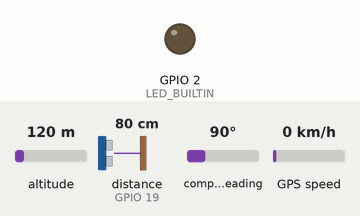
Bench run of a sketch on a simulated ESP32. Shown: output pins drawn as LEDs (lit = HIGH). Wiring (inferred from the names in the program): ultrasonic range finder: trigger GPIO 18; echo GPIO 19. The inputs (shaded band) are chosen by the test bench; at power-on: altitude 120 m, distance to the obstacle (sensor on GPIO 19) 80 cm, compass heading 90°, GPS speed 0 km/h. The echo pulse lasts 58.3 µs per cm; WiFi joins after 1.5 s; servers stay silent unless stated; the GPS gets a fix after 3 s at 37.7749, -122.4194 with 8 satellites; pins used as bus, display or sensor lines are not drawn; what the sketch prints to the serial monitor is not drawn.

Above: at 0.1 s.
At 1.6 s:
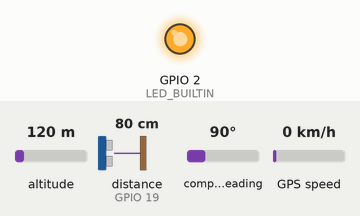
Timing chart, 0 to 3.1 s (numbered marks = the images above):
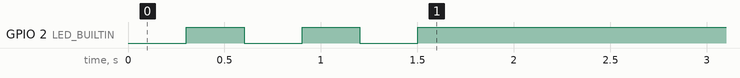

The sketch:

esp32_ultrasonic_gps.ino
```cpp
#include <TinyGPS++.h>
#include <WiFi.h>
#include <Firebase_ESP_Client.h>
#include <addons/TokenHelper.h>
#include <addons/RTDBHelper.h>

#define WIFI_SSID "test"
#define WIFI_PASSWORD "12345678"

#define API_KEY ""
#define DATABASE_URL ""

#define LED_BUILTIN 2

// Define Firebase Data object
FirebaseData fbdo;
FirebaseAuth auth;
FirebaseConfig config;

unsigned long sendDataPrevMillis = 0;
bool signupOK =  false;

#define TRIG_PIN 18
#define ECHO_PIN 19
float distance;
float latitude;     // Storing the Latitude
float longitude;    // Storing the Longitude
float velocity;     // Variable to store the velocity
float sats;         // Variable to store the number of satellites response
String bearing;     // Variable to store orientation or direction of GPS

TinyGPSPlus gps;
#define RXD2 16
#define TXD2 17
HardwareSerial mygps(1);

void setup()
{
  Serial.begin(115200);
  pinMode(TRIG_PIN, OUTPUT);
  pinMode(ECHO_PIN, INPUT);
  pinMode(LED_BUILTIN, OUTPUT);
  mygps.begin(9600, SERIAL_8N1, RXD2, TXD2);
  WiFi.begin(WIFI_SSID, WIFI_PASSWORD);
  Serial.print("Connecting to Wi-Fi");

  while (WiFi.status() != WL_CONNECTED)
  {
    digitalWrite(LED_BUILTIN, LOW);
    Serial.print(".");
    delay(300);
    digitalWrite(LED_BUILTIN, HIGH);
    delay(300);
  }
  Serial.println();
  Serial.print("Connected with IP: ");
  Serial.println(WiFi.localIP());
  Serial.println();
  digitalWrite(LED_BUILTIN, HIGH);

  config.api_key = API_KEY;
  config.database_url = DATABASE_URL;

  /* Sign up */
  if (Firebase.signUp(&config, &auth, "", "")) {
    Serial.println("signUp is ok");
    signupOK = true;
  }
  else {
    Serial.printf("%s\n", config.signer.signupError.message.c_str());
  }

  /* Assign the callback function for the long running token generation task */
  config.token_status_callback = tokenStatusCallback; // see addons/TokenHelper.h

  // Set the database URL again
  config.database_url = DATABASE_URL;

  Firebase.begin(&config, &auth);
  Firebase.reconnectWiFi(true);
}

void loop()
{
  while (mygps.available() > 0)
  {
    // sketch displays information every time a new sentence is correctly encoded.
    if (gps.encode(mygps.read()))
      displayInfo();
  }
}

void checkGPS()
{
  if (gps.charsProcessed() < 10)
  {
    Serial.println(F("No GPS detected: check wiring."));
  }
}

void displayInfo()
{
  if (gps.location.isValid())
  {
    sats = gps.satellites.value();       // get the number of satellites
    latitude = (gps.location.lat());     // Storing the Lat. and Lon.
    longitude = (gps.location.lng());
    velocity = gps.speed.kmph();         // get velocity
    bearing = TinyGPSPlus::cardinal(gps.course.value());     // get the direction


    if (Firebase.ready() && signupOK && (millis() - sendDataPrevMillis > 5000 || sendDataPrevMillis == 0))
    {
      sendDataPrevMillis = millis();

      Serial.print("LATITUDE:  ");
      Serial.println(latitude, 6);  // float to x decimal places
      Serial.print("LONGITUDE: ");
      Serial.println(longitude, 6);

      digitalWrite(TRIG_PIN, LOW);
      delayMicroseconds(2);
      digitalWrite(TRIG_PIN, HIGH);
      delayMicroseconds(10);
      digitalWrite(TRIG_PIN, LOW);

      unsigned long duration = pulseIn(ECHO_PIN, HIGH);
      // Speed of sound is 340 m/s or 0.034 cm/µs
      distance = duration * 0.034 / 2;
      Serial.print("DUSTBIN LEVEL: ");
      Serial.println(distance);

      String googleMapsLink = "https://www.google.com/maps?q=" + String(latitude, 6) + "," + String(longitude, 6);

      if (Firebase.RTDB.setFloat(&fbdo, "bin1/Sensor/LevelWater", distance))
      {
        Serial.println();
        Serial.print(distance);
        Serial.println("- successfully saved to:");
        Serial.println("PATH: " + fbdo.dataPath());
        Serial.println("TYPE: " + fbdo.dataType());
      }

      if (Firebase.RTDB.setFloat(&fbdo, "bin1/gps/latitude", latitude))
      {
        Serial.println();
        Serial.print(latitude);
        Serial.println("- successfully saved to:");
        Serial.println("PATH: " + fbdo.dataPath());
        Serial.println("TYPE: " + fbdo.dataType());
      }

      if (Firebase.RTDB.setFloat(&fbdo, "bin1/gps/longitude", longitude))
      {
        Serial.println();
        Serial.print(longitude);
        Serial.println("- successfully saved to:");
        Serial.println("PATH: " + fbdo.dataPath());
        Serial.println("TYPE: " + fbdo.dataType());
      }

      if (Firebase.RTDB.setString(&fbdo, "bin1/googlemaps/link", googleMapsLink))
      {
        Serial.println();
        Serial.print(googleMapsLink);
        Serial.println("- successfully saved to:");
        Serial.println("PATH: " + fbdo.dataPath());
        Serial.println("TYPE: " + fbdo.dataType());
      }

      else
      {
        Serial.println("FAILED");
        Serial.println("REASON: " + fbdo.errorReason());
      }

    }
  }
}
```
